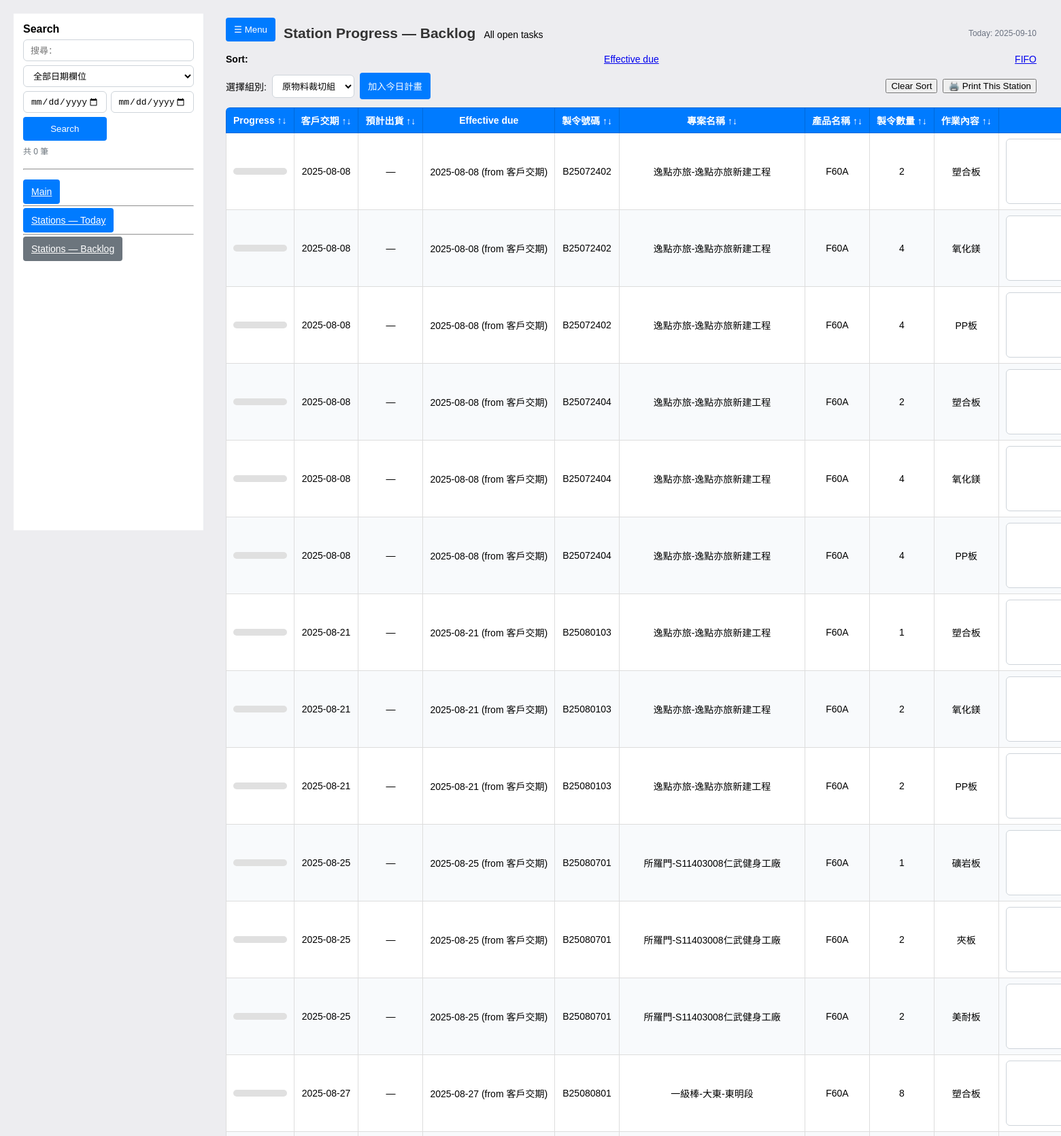
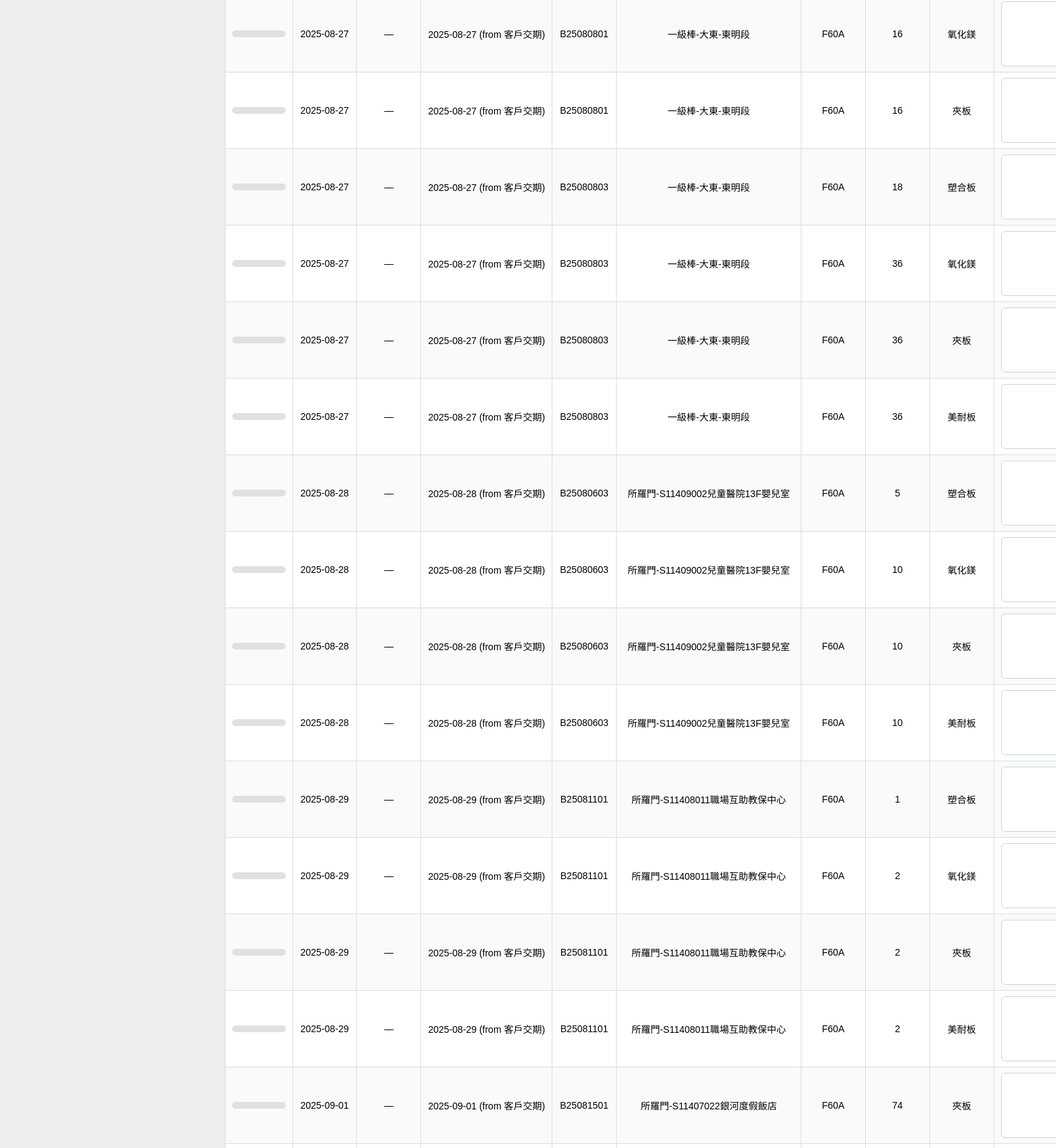
Screenshot of /stations/backlog (upper part) with the database file from the repository (2 pictures, top to bottom).
### models.py (models this page shows)
class Order(Base):
    __tablename__ = "orders"
    id = Column(Integer, primary_key=True, autoincrement=True)
    manufacture_code = Column(String)
    customer        = Column(String)
    product         = Column(String)
    demand_date     = Column(String)   # stored as text like "YYYY/MM/DD"
    delivery        = Column(String)   # stored as text
    quantity        = Column(Integer, default=0)
    datecreate      = Column(String)   # stored as text
    fengbian        = Column(String)
    wallpaper       = Column(String)
    jobdesc         = Column(Text)
    archived    = Column(Boolean, default=False)   # soft archive flag
    archived_at = Column(DateTime)                 # when it was archived
    created_at = Column(DateTime, default=datetime.utcnow)
    updated_at = Column(DateTime)
    tasks = relationship("Task", back_populates="order", cascade="all, delete-orphan")

class Task(Base):
    __tablename__ = "sub_tasks"
    __table_args__ = {'sqlite_autoincrement': True}
    id = Column(Integer, primary_key=True, autoincrement=True)
    order_id = Column(Integer, ForeignKey("orders.id"), nullable=False)
    group = Column("group", String, nullable=True)
    task  = Column(String, nullable=True)
    quantity = Column(Integer, nullable=True)
    completed = Column(Integer, nullable=True, default=0)
    start_time = Column(DateTime)      # may be NULL in DB
    stop_time  = Column(DateTime)
    duration_minutes = Column(Integer)
    order    = relationship("Order", back_populates="tasks")
    history  = relationship("TaskHistory", back_populates="task", cascade="all, delete-orphan")

### app.py (the view)
@app.route("/stations/backlog")
def stations_backlog():
    group = (request.args.get("group") or "").strip()
    sort  = (request.args.get("sort") or "due").strip()   # "due" | "fifo"
    with SessionLocal() as s:
        stations = station_names(s)
        if not group and stations:
            group = stations[0]
        tasks = []
        if group:
            eff = effective_due_expr()
            q = (
                s.query(Task)
                 .join(Order, Order.id == Task.order_id)
                 .filter(Task.group == group)
                 .filter((Task.quantity.isnot(None)) & (Task.quantity > (Task.completed or 0)))
                 .filter(or_(Order.archived == None, Order.archived == 0))
            )
            if sort == "due":
                q = q.order_by(*effective_due_orderby_asc(), Order.id.asc())
            else:
                q = q.order_by(Order.id.asc())
            for t in q.all():
                if remaining_of(t) <= 0:
                    continue
                o = s.get(Order, t.order_id)
                eff_date, eff_src = None, None
                if o.delivery and o.demand_date:
                    eff_date = min(o.delivery, o.demand_date)
                    eff_src = "預計出貨" if o.delivery <= o.demand_date else "客戶交期"
                elif o.delivery:
                    eff_date, eff_src = o.delivery, "預計出貨"
                elif o.demand_date:
                    eff_date, eff_src = o.demand_date, "客戶交期"
                lu = last_order_update(s, o.id) if 'last_order_update' in globals() else None
                tasks.append({
                    "order": o,
                    "task": t,
                    "effective_due": eff_date,
                    "effective_due_src": eff_src,
                    "last_update": lu,
                })
        return render_template(
            "stations.html",
            page_mode="backlog",
            tasks=tasks,
            station_list=stations,
            selected_group=group,
            today_date=today_yyyy_mm_dd(),
            sort=sort,
        )

### app.py (called while the page is built, shortened)
def iso(dt):
    if not dt:
        return None
    if dt.tzinfo is None:
        dt = dt.replace(tzinfo=timezone.utc)
    return dt.isoformat().replace("+00:00", "Z")

def today_yyyy_mm_dd():
    return datetime.now(TZ).strftime("%Y-%m-%d")

def station_names(session):
    rows = session.query(Task.group).filter(Task.group.isnot(None)).distinct().all()
    return [r[0] for r in rows]

def last_order_update(session, order_id):
    row = (
        session.query(TaskHistory, Task.group)
        .join(Task, TaskHistory.task_id == Task.id)
        .filter(Task.order_id == order_id)
        .order_by(TaskHistory.timestamp.desc())
        .first()
    )
    if not row:
        return None
    h, from_group = row
    delta = getattr(h, "delta", None)
    return {
        "from_group": from_group or "",
        "timestamp": iso(h.timestamp),
        "delta": delta,
    }

def remaining_of(task_obj):
    q = task_obj.quantity or 0
    c = task_obj.completed or 0
    return max(0, q - c)

def effective_due_expr():
    dlv = func.date(func.nullif(Order.delivery, ""))       # TEXT '' -> NULL, then DATE
    dem = func.date(func.nullif(Order.demand_date, ""))    # same for demand_date
    return case(
        (and_(dlv.isnot(None), dem.isnot(None), dlv <= dem), dlv),
        (and_(dlv.isnot(None), dem.isnot(None), dem < dlv), dem),
        (dlv.isnot(None), dlv),
        (dem.isnot(None), dem),
        else_=None
    )

def effective_due_orderby_asc():
    eff = effective_due_expr()
    return asc(case((eff.is_(None), 1), else_=0)), asc(func.julianday(eff))

def fmtdate(val):
    if not val:
        return ""
    if isinstance(val, date) and not isinstance(val, datetime):
        return val.strftime("%Y-%m-%d")
    if isinstance(val, datetime):
        return val.date().strftime("%Y-%m-%d")
    s = str(val).strip()
    if not s:
        return ""
    for fmt in ("%Y-%m-%d", "%Y/%m/%d", "%Y-%m-%d %H:%M:%S", "%Y/%m/%d %H:%M:%S"):
        try:
            return datetime.strptime(s, fmt).strftime("%Y-%m-%d")
        except Exception:
            pass
    return s[:10]

### templates/stations.html (shortened to what this page needs)
<!DOCTYPE html>
<html lang="zh">
<head>
  <link rel="stylesheet" href="/static/common.css">
</head>
<body class="stations-page">
  <div class="layout">
    <aside class="sidebar" id="sidebar">
      <div class="brand">Search</div>
      <form method="get" action="{{ '/archived' if archived_page else '/' }}" class="sbm">
        <input type="text" name="q" id= "search-q" value="{{ qtext or '' }}"
              placeholder="搜尋：">
        <select name="dfield">
          <option value="any"        {{ 'selected' if (dfield or 'any')=='any' }}>全部日期欄位</option>
        </select>
        <div class="row">
          <input type="date" name="dfrom" value="{{ dfrom or '' }}">
          <input type="date" name="dto"   value="{{ dto or '' }}">
        </div>
        <div class="row">
          <button class="btn" type="submit">Search</button>
        </div>
        <div class="caption">共 {{ orders|length }} 筆{% if qtext or dfrom or dto %}（篩選中）{% endif %}</div>
        <hr style="margin:12px 0">
        <div class="nav" style="margin-top:6px">
          <a href="/" class="btn full">Main</a>
          <hr style="margin:12px 0">
          <a href="/stations/today" class="btn full">Stations — Today</a>
          <hr style="margin:12px 0">
          <a href="/stations/backlog" class="btn full gray" style="margin-top:6px">Stations — Backlog
          </a>
        </div>
      </form>
    </aside>
    <main class="content">
      <div class="page-header">
        <div class="left">
          <button class="btn hamburger" onclick="toggleSidebar()">☰ Menu</button>
          <h2 style="margin:0">
            Station Progress — {{ 'Today' if page_mode == 'today' else 'Backlog' }}
          </h2>
          <p class="muted" style="margin:4px 0 0">
            {% if page_mode == 'today' %}Date: {{ day }}{% else %}All open tasks{% endif %}
          </p>
        </div>
        <div class="right">
          <span class="today">Today: {{ today_date }}</span>
        </div>
      </div>
      {% if page_mode == 'backlog' %}
        <div class="toolbar">
          <strong>Sort:</strong>
          <a href="?group={{ selected_group }}&sort=due" class="{{ 'active' if sort=='due' else '' }}">Effective due</a>
          <a href="?group={{ selected_group }}&sort=fifo" class="{{ 'active' if sort=='fifo' else '' }}">FIFO</a>
        </div>
      {% endif %}
      <div class="toolbar">
        <div class="group">
          {% set form_action = '/stations/today' if page_mode == 'today' else '/stations/backlog' %}
          <form method="get" action="{{ form_action }}" style="display:flex; align-items:center; gap:8px; margin:0">
            <label>選擇組別:</label>
            {% set form_action = '/stations/today' if page_mode == 'today' else '/stations/backlog' %}
            <select name="group" onchange="this.form.submit()">
              {% for name in station_list %}
                <option value="{{ name }}" {% if name == selected_group %}selected{% endif %}>{{ name }}</option>
              {% endfor %}
            </select>
          </form>
          {% if page_mode == 'backlog' %}
            <div class="group">
              <button type="button" class="btn" onclick="planSelected()">加入今日計畫</button>
            </div>
          {% endif %}
        </div>
        <div class="group">
          <button type="button" onclick="resetStationSort()">Clear Sort</button>
          <button type="button" onclick="printPage()">🖨️ Print This Station</button>
        </div>
      </div>
      <table>
        <thead>
          <tr>
            <th onclick="sortStationTable(0)">Progress ↑↓</th>
            <th onclick="sortStationTable(1)">客戶交期 ↑↓<span class="print-label"><br>Tanggal Ekspektasi Pengiriman oleh Tamu</span></th>
            <th onclick="sortStationTable(2)">預計出貨 ↑↓<span class="print-label"><br>Tanggal Barang Dapat Dikirim</span></th>
            <th>Effective due</th>
            <th onclick="sortStationTable(3)">製令號碼 ↑↓<span class="print-label"><br>Nomor Pesanan</span></th>
            <th onclick="sortStationTable(4)">專案名稱 ↑↓<span class="print-label"><br>Nama Proyek</span></th>
            <th onclick="sortStationTable(5)">產品名稱 ↑↓<span class="print-label"><br>Nama Produk</span></th>
            <th onclick="sortStationTable(6)">製令數量 ↑↓<span class="print-label"><br>Jumlah Pesanan</span></th>
            <th onclick="sortStationTable(7)">作業內容 ↑↓<span class="print-label"><br>Isi Pekerjaan</span></th>
            <th class="cell-notes">注意事項<br><span class="print-label">Hal yang Perlu Diperhatikan</span></th>
          </tr>
        </thead>
        <tbody>
          {% for item in tasks %}
          {% set running = (item.task.start_time and not item.task.stop_time) %}
          <tr id="task-{{ item.task.id }}" class="{{ 'is-running' if running else '' }}"
              data-order-id="{{ item.order.id }}" data-qty="{{ item.task.quantity or 0 }}">
            <td>
              <div class="progress-bar">
              </div>
            </td>
            <td>{{ item.order.demand_date|fmtdate or '—' }}</td>
            <td>{{ item.order.delivery|fmtdate or '—' }}</td>
            <td>
              {% if item.effective_due %}
                {{ item.effective_due|fmtdate }}
                <span class="pill muted">(from {{ item.effective_due_src }})</span>
              {% else %} — {% endif %}
            </td>
            <td>{{ item.order.manufacture_code }}</td>
            <td>{{ item.order.customer }}</td>
            <td>{{ item.order.product }}</td>
            <td data-role="qty">{{ item.task.quantity or 0 }}</td>
            <td>{{ item.task.task }}</td>
            <td>
              <textarea id="task-note-{{ item.task.id }}-{{ item.order.id }}" rows="2" style="width: 100%;" class="screen-only">{{ item.task.note or '' }}</textarea>
            </td>
          </tr>
          {% endfor %}
        </tbody>
      </table>
    </main>
  </div>
</body>
</html>

### static/common.css (style rules this page uses)
:root { --primary:#007bff; --primary-dark:#0069d9; --success:#28a745; --danger:#dc3545; --warning:#ffc107; --muted:#6c757d; --bg:#ededf0; --border:#e9ecef; }
body { font-family:Arial,sans-serif;background:var(--bg);margin:20px;font-size:14px }
h1,h2 { color:#333;margin:0 0 8px }
.layout { display:flex;min-height:100vh;gap:16px }
.sidebar { width:280px;background:#fff;border-right:1px solid var(--border); padding:14px;position:sticky;top:0;height:calc(100vh - 40px);overflow:auto; }
.content { flex:1;min-width:0;padding:0 16px }
.brand { font-weight:700;font-size:16px;margin-bottom:6px }
.sbm { display:grid;grid-template-columns:1fr;gap:6px }
.sbm input[type="text"],.sbm select,.sbm input[type="date"] { padding:6px 10px;font-size:13px;height:32px;width:100% }
.sbm .row { display:flex;gap:6px }
.caption { color:var(--muted);font-size:12px }
.hamburger { display:inline-flex;align-items:center;gap:6px;position:sticky;top:10px;margin-bottom:10px;z-index:6 }
.page-header { display:flex;align-items:center;justify-content:space-between;margin:6px 0 8px }
.page-header .left { display:flex;align-items:center;gap:12px }
.page-header .right { color:#6b7280;font-size:12px;white-space:nowrap }
.toolbar { display:flex;align-items:center;justify-content:space-between;gap:12px;margin:6px 0 12px }
.toolbar .group { display:flex;align-items:center;gap:8px }
.btn { padding:10px 12px;border:0;border-radius:4px;color:#fff;background:var(--primary);cursor:pointer }
.btn.gray { background:#6c757d }
table { width:100%;border-collapse:collapse;background:#fff;border-radius:6px;overflow:hidden;margin-top:12px }
th,td { border:1px solid #ddd;padding:10px 12px;text-align:center }
thead th { background:var(--primary);color:#fff;border-color:var(--primary-dark);font-weight:600 }
tbody tr:nth-child(even) td { background:#f8fafc }
.progress-bar { width:100%;height:10px;background:#e0e0e0;border-radius:6px;overflow:hidden }
.screen-only { display:block }
input[type="text"], input[type="number"], input[type="date"], select, textarea { background:#fff; border:1px solid #ced4da; border-radius:6px; padding:8px 10px; height:34px; font-size:13px; }
textarea { height:96px; resize:vertical; }
.sidebar, .sidebar * { box-sizing: border-box; }
.sidebar { overflow-x: hidden; }
.sidebar .sbm input[type="text"], .sidebar .sbm input[type="date"], .sidebar .sbm select, .sidebar .sbm textarea, .sidebar .sbm .btn { width: 100%; max-width: 100%; min-width: 0; }
.sidebar .sbm .row { display: grid; grid-template-columns: 1fr 1fr; gap: 6px; }
.stations-page table { width:max-content; min-width:100%; border-collapse:collapse; }
.stations-page thead th { position:sticky; top:0; z-index:5; background:var(--primary); color:#fff; border-color:var(--primary-dark); }
.stations-page th, .stations-page td { padding:8px 10px; }
.stations-page tbody tr:nth-child(even) td { background:#f8fafc; }
.sidebar, .sidebar * { box-sizing:border-box; }
.sidebar { overflow-x:hidden; }
.stations-page thead th:nth-child(10), .stations-page tbody td:nth-child(10) { width: 280px; max-width: 280px; }
.stations-page tbody td:nth-child(10) { padding-right: 8px; }
.stations-page tbody td:nth-child(10) textarea { display: block; width: 100% !important; max-width: 100% !important; box-sizing: border-box !important; margin: 0; min-height: 56px; overflow-x: hidden; overflow-y: auto; resize: vertical; }
.stations-page table, .stations-page th, .stations-page td { box-sizing: border-box; }

### rows the page displays
Order: order.demand_date|fmtdate "2025-08-08", order.delivery|fmtdate "—", effective_due|fmtdate "2025-08-08", effective_due_src "客戶交期", order.manufacture_code "B25072402", order.customer "逸點亦旅-逸點亦旅新建工程", order.product "F60A", task "2", task.task "塑合板", task "4", task.task "氧化鎂", task.task "PP板"
Order: order.demand_date|fmtdate "2025-08-08", order.delivery|fmtdate "—", effective_due|fmtdate "2025-08-08", effective_due_src "客戶交期", order.manufacture_code "B25072404", order.customer "逸點亦旅-逸點亦旅新建工程", order.product "F60A", task "2", task.task "塑合板", task "4", task.task "氧化鎂", task.task "PP板"
Order: order.demand_date|fmtdate "2025-08-21", order.delivery|fmtdate "—", effective_due|fmtdate "2025-08-21", effective_due_src "客戶交期", order.manufacture_code "B25080103", order.customer "逸點亦旅-逸點亦旅新建工程", order.product "F60A", task "1", task.task "塑合板", task "2", task.task "氧化鎂", task.task "PP板"
Order: order.demand_date|fmtdate "2025-08-25", order.delivery|fmtdate "—", effective_due|fmtdate "2025-08-25", effective_due_src "客戶交期", order.manufacture_code "B25080701", order.customer "所羅門-S11403008仁武健身工廠", order.product "F60A", task "1", task.task "礦岩板", task "2", task.task "夾板", task.task "美耐板"
Order: order.demand_date|fmtdate "2025-08-27", order.delivery|fmtdate "—", effective_due|fmtdate "2025-08-27", effective_due_src "客戶交期", order.manufacture_code "B25080801", order.customer "一級棒-大東-東明段", order.product "F60A", task "8", task.task "塑合板", task "16", task.task "氧化鎂", task.task "夾板"
Order: order.demand_date|fmtdate "2025-08-27", order.delivery|fmtdate "—", effective_due|fmtdate "2025-08-27", effective_due_src "客戶交期", order.manufacture_code "B25080803", order.customer "一級棒-大東-東明段", order.product "F60A", task "18", task.task "塑合板", task "36", task.task "氧化鎂", task.task "夾板", task.task "美耐板"
Order: order.demand_date|fmtdate "2025-08-28", order.delivery|fmtdate "—", effective_due|fmtdate "2025-08-28", effective_due_src "客戶交期", order.manufacture_code "B25080603", order.customer "所羅門-S11409002兒童醫院13F嬰兒室", order.product "F60A", task "5", task.task "塑合板", task "10", task.task "氧化鎂", task.task "夾板", task.task "美耐板"
Order: order.demand_date|fmtdate "2025-08-29", order.delivery|fmtdate "—", effective_due|fmtdate "2025-08-29", effective_due_src "客戶交期", order.manufacture_code "B25081101", order.customer "所羅門-S11408011職場互助教保中心", order.product "F60A", task "1", task.task "塑合板", task "2", task.task "氧化鎂", task.task "夾板", task.task "美耐板"
Order: order.demand_date|fmtdate "2025-09-01", order.delivery|fmtdate "—", effective_due|fmtdate "2025-09-01", effective_due_src "客戶交期", order.manufacture_code "B25081501", order.customer "所羅門-S11407022銀河度假飯店", order.product "F60A", task "74", task.task "夾板"

### other values shown
{{ orders|length }} "0"
{{ 'Today' if page_mode == 'today' else 'Backlog' }} "Backlog"
{{ today_date }} "2025-09-10"
form field group "原物料裁切組"
